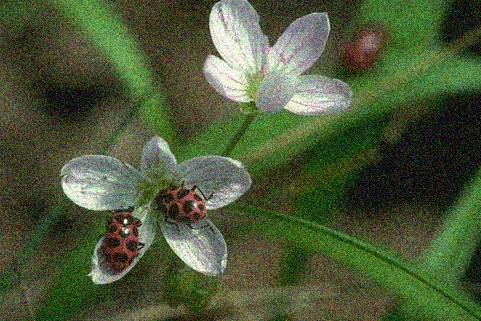
#> input picture Homework 3/flower_0.10_noisy.jpg, 481 x 321 px
$ python 'Question 6.py'
#> lines starting #> are read from the running program, lines starting #| are printed output that depends on the picture
#!/usr/bin/env python
# coding: utf-8

# Question 6 (5’)
#
# Use OpenCV to do a bilateral filter to an image, modify from question6.py, you may use your favorite image, visualize the images before and after the filtering using matplotlib.

# In[31]:


# Bartley Cai
import cv2
import matplotlib.pyplot as plt
import os

# image path
os.chdir("C:\\Users\\bartl\\Documents\\AuE8930")
# Read the image.
img = cv2.imread("flower_0.10_noisy.jpg")
#> img is the input picture: shape (321, 481, 3); mean B, G, R 56.7, 89.2, 76.5
# Apply bilateral filter
bilateral = cv2.bilateralFilter(img, 15, 75, 75)
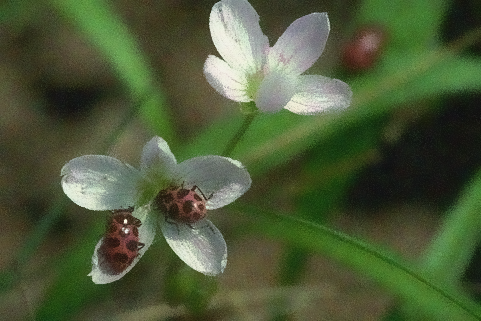
#> bilateral: shape (321, 481, 3); mean B, G, R 56.6, 89, 76.4
# Save the output.
cv2.imwrite('bilateral.jpg', bilateral)
# need to change from bgr to rgb
orig = cv2.cvtColor(img, cv2.COLOR_BGR2RGB)
bilat = cv2.cvtColor(bilateral, cv2.COLOR_BGR2RGB)

#plot
plt.subplot(121)
plt.title("Original, RGB")
plt.imshow(orig)
plt.subplot(122)
plt.title("Bilateral Filter, RGB")
plt.imshow(bilat)
plt.show()
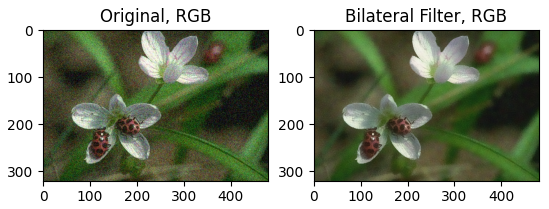
#> figure drawn by matplotlib, 2 panels

plt.subplot(121)
plt.title("Original, BGR")
plt.imshow(img)
plt.subplot(122)
plt.title("Bilateral Filter, BGR")
plt.imshow(bilateral)
plt.show()
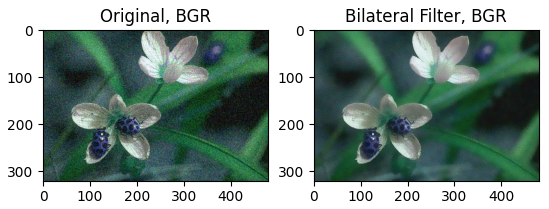
#> figure drawn by matplotlib, 2 panels; B, G, R data is drawn as R, G, B
